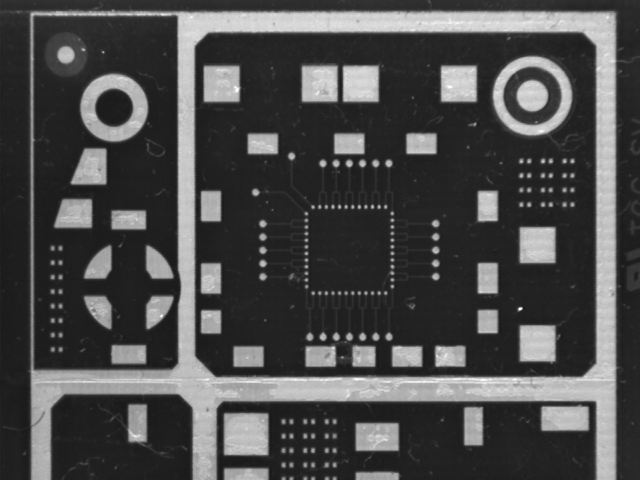
#> input picture 拼接/pcb_01.png, 640 x 480 px
$ python pj.py
#> lines starting #> are read from the running program, lines starting #| are printed output that depends on the picture
import cv2
import numpy as np

# 1. 读取图像
img1 = cv2.imread('pcb_01.png')  # 替换为你的路径
#> img1 is the input picture: shape (480, 640, 3); min 23, max 255, mean 75.3
img2 = cv2.imread('pcb_02.png')
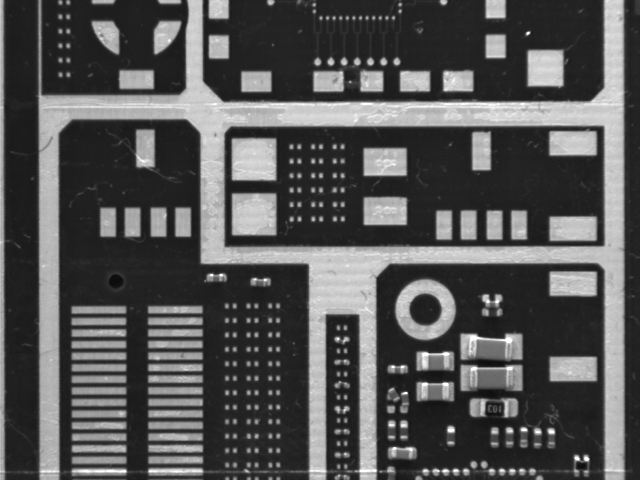
#> input picture 拼接/pcb_02.png, 640 x 480 px
#> img2 is the input picture: shape (480, 640, 3); min 10, max 255, mean 85.1

# 2. 灰度处理
gray1 = cv2.cvtColor(img1, cv2.COLOR_BGR2GRAY)
gray2 = cv2.cvtColor(img2, cv2.COLOR_BGR2GRAY)

# 3. 特征提取（ORB 或 SIFT）
orb = cv2.ORB_create(5000)  # 也可用 SIFT_create()
kp1, des1 = orb.detectAndCompute(gray1, None)
#> kp1 = 2747 keypoints; strongest (x, y, size): (521, 308, 31), (520, 308, 37.2), (487, 193, 111.1), (201, 297, 111.1)
kp2, des2 = orb.detectAndCompute(gray2, None)
#> kp2 = 3998 keypoints; strongest (x, y, size): (451, 429, 44.6), (528, 32, 31), (552, 431, 37.2), (405, 392, 31)

# 4. 特征匹配（用 Hamming 距离）
bf = cv2.BFMatcher(cv2.NORM_HAMMING, crossCheck=True)
matches = bf.match(des1, des2)
#> matches = 998 matches
matches = sorted(matches, key=lambda x: x.distance)

# 5. 提取匹配点
pts1 = np.float32([kp1[m.queryIdx].pt for m in matches])
#> pts1 = 998 pairs, first value 32 to 605, second value 31 to 447
pts2 = np.float32([kp2[m.trainIdx].pt for m in matches])
#> pts2 = 998 pairs, first value 37 to 603, second value 31 to 447

# 6. 使用 RANSAC 估计单应矩阵（projective transform）
H, mask = cv2.findHomography(pts2, pts1, cv2.RANSAC, 5.0)
#> H = [[0.999, -0.00436, -7.4], [0.00145, 0.996, 274.5], [3.14e-07, -9.88e-06, 1]]; mask = 998 values, max 1 at index 0, min 0 at index 120, mean 0.561

# 7. 透视变换并拼接图像
height1, width1 = img1.shape[:2]
#> height1 = 480; width1 = 640
height2, width2 = img2.shape[:2]
#> height2 = 480; width2 = 640

# 计算输出图像大小（宽度取两者最大值 + 变换宽度）
result = cv2.warpPerspective(img2, H, (width1 + width2, height1+height2))
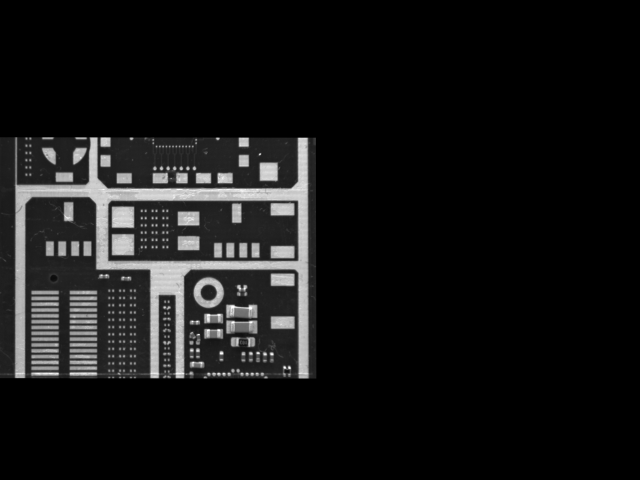
#> result: shape (960, 1280, 3) (shown at 1/2 size); min 0, max 255, mean 21
result[0:height1, 0:width1] = img1  # 把图1放入结果图
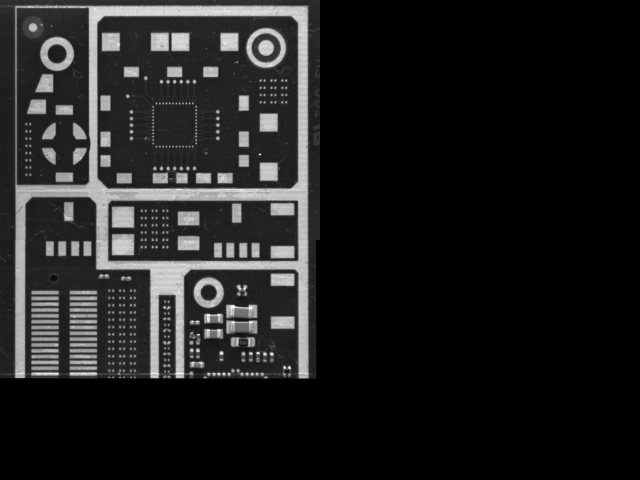
#> result: shape (960, 1280, 3) (shown at 1/2 size); min 0, max 255, mean 31

# 8. 可视化结果
cv2.imshow('Mosaic Result', result)
cv2.waitKey(0)
cv2.destroyAllWindows()

"""halcon代码
read_image (Image1, 'mosaic/building_01')
read_image (Image2, 'mosaic/building_02')
get_image_size (Image1, Width, Height)
dev_close_window ()
dev_open_window (0, 0, Width, Height, 'black', WindowHandle)
set_display_font (WindowHandle, 16, 'mono', 'true', 'false')
dev_display (Image1)
disp_message (WindowHandle, 'Image 1 to be matched', 'window', 12, 12, 'black', 'true')
disp_continue_message (WindowHandle, 'black', 'true')
stop ()
dev_display (Image2)
disp_message (WindowHandle, 'Image 2 to be matched', 'window', 12, 12, 'black', 'true')
disp_continue_message (WindowHandle, 'black', 'true')
stop ()

Factor := 0.5
* Zoom down the images.
zoom_image_factor (Image1, Image1Zoomed, Factor, Factor, 'constant')
zoom_image_factor (Image2, Image2Zoomed, Factor, Factor, 'constant')
* Extract points to be matched from the low-resolution images.
points_foerstner (Image1Zoomed, 1, 2, 3, 50, 0.1, 'gauss', 'true', Rows1, Cols1, CoRRJunctions, CoRCJunctions, CoCCJunctions, RowArea, ColumnArea, CoRRArea, CoRCArea, CoCCArea)
points_foerstner (Image2Zoomed, 1, 2, 3, 50, 0.1, 'gauss', 'true', Rows2, Cols2, CoRRJunctions, CoRCJunctions, CoCCJunctions, RowArea, ColumnArea, CoRRArea, CoRCArea, CoCCArea)
* Read out the image size, which is only used here to make the search
* range for point matches as large as possible.
get_image_size (Image1Zoomed, Width, Height)
* Perform the initial point matching on the low-resolution images.
proj_match_points_distortion_ransac (Image1Zoomed, Image2Zoomed, Rows1, Cols1, Rows2, Cols2, 'ncc', 10, 0, 0, Height, Width, 0, 0.5, 'gold_standard', 1, 42, HomMat2D, Kappa, Error, Points1, Points2)
* Adapt the projective transformation to the original image resolution.
hom_mat2d_scale_local (HomMat2D, Factor, Factor, HomMat2DGuide)
hom_mat2d_scale (HomMat2DGuide, 1.0 / Factor, 1.0 / Factor, 0, 0, HomMat2DGuide)
* Adapt the radial distortion coefficient to the original image resolution.
KappaGuide := Kappa * Factor * Factor
* Extract points to be matched from the original images.
points_foerstner (Image1, 1, 2, 3, 50, 0.1, 'gauss', 'true', Rows1, Cols1, CoRRJunctions, CoRCJunctions, CoCCJunctions, RowArea, ColumnArea, CoRRArea, CoRCArea, CoCCArea)
points_foerstner (Image2, 1, 2, 3, 50, 0.1, 'gauss', 'true', Rows2, Cols2, CoRRJunctions, CoRCJunctions, CoCCJunctions, RowArea, ColumnArea, CoRRArea, CoRCArea, CoCCArea)
* Match the points in the original images using the estimates of the
* projective transformation and of the radial distortion coefficient as
* a guide.
proj_match_points_distortion_ransac_guided (Image1, Image2, Rows1, Cols1, Rows2, Cols2, 'ncc', 10, HomMat2DGuide, KappaGuide, 5, 0.5, 'gold_standard', 1, 42, HomMat2D, Kappa, Error, Points1, Points2)
* Construct camera parameters for the purpose of rectifying the images,
* i.e., to remove the radial distortions.
get_image_size (Image1, Width, Height)
gen_cam_par_area_scan_telecentric_division (1.0, Kappa, 1.0, 1.0, 0.5 * (Width - 1), 0.5 * (Height - 1), Width, Height, CamParDist)
* Remove the radial distortions from the images.
change_radial_distortion_cam_par ('fixed', CamParDist, 0, CamPar)
change_radial_distortion_image (Image1, Image1, Image1Rect, CamParDist, CamPar)
change_radial_distortion_image (Image2, Image2, Image2Rect, CamParDist, CamPar)
* Construct a mosaic from the two rectified images.  Note that the images
* fit together perfectly.
concat_obj (Image1Rect, Image2Rect, ImagesRect)
gen_projective_mosaic (ImagesRect, MosaicImage, 1, 1, 2, HomMat2D, 'default', 'false', MosaicMatrices2D)
get_image_size (MosaicImage, Width, Height)
dev_set_window_extents (-1, -1, Width, Height)
dev_clear_window ()
dev_display (MosaicImage)
disp_message (WindowHandle, 'Mosaic image', 'window', 12, 12, 'black', 'true')

"""
